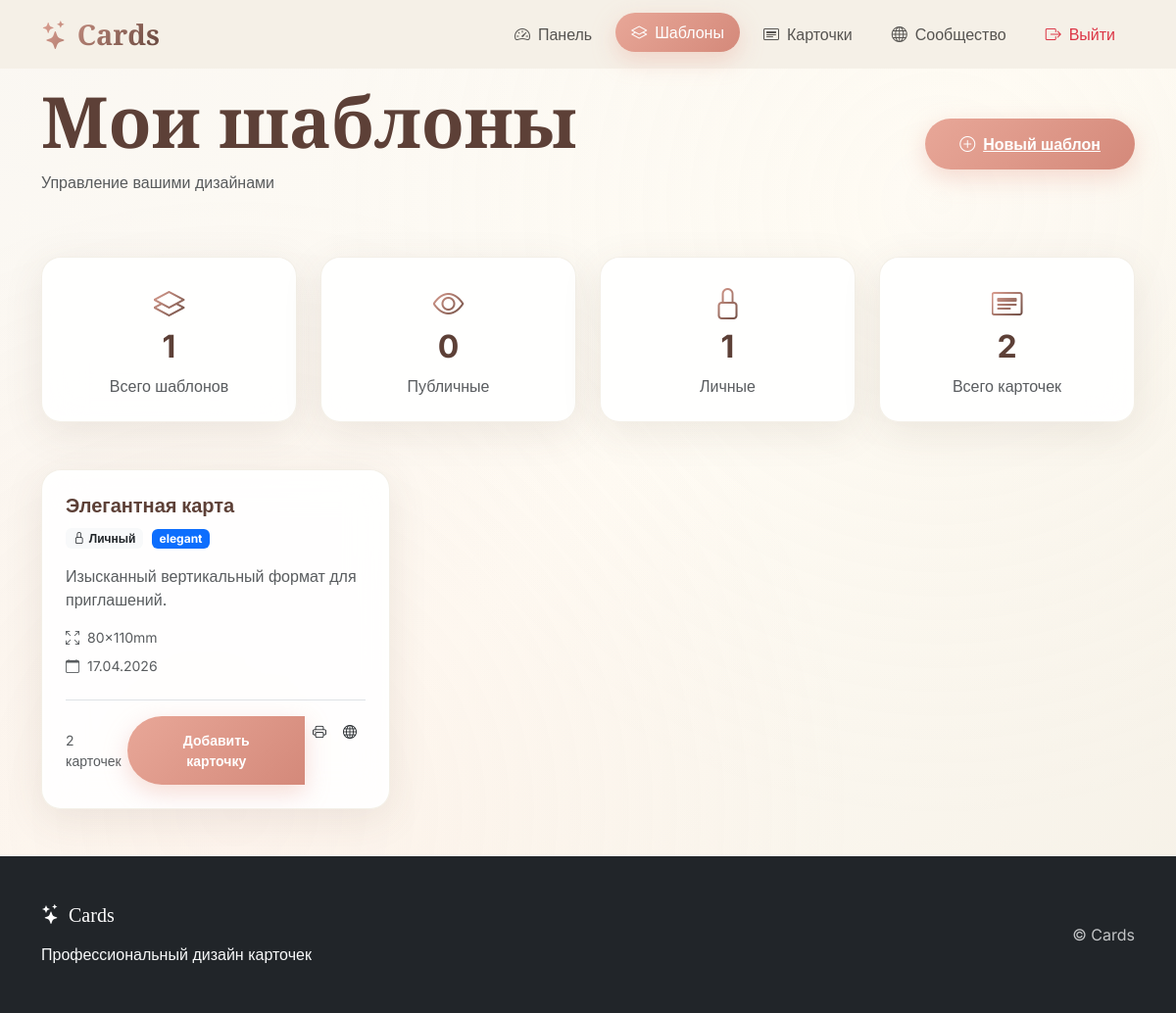
Screenshot of /templates/my_templates (signed in) with the database file from the repository.
### card_data/cards.py (models this page shows)
class Template(SqlAlchemyBase):
    __tablename__ = 'templates'
    id = sqlalchemy.Column(sqlalchemy.Integer,
                           primary_key=True, autoincrement=True)
    name = sqlalchemy.Column(sqlalchemy.String, nullable=True)
    width = sqlalchemy.Column(sqlalchemy.Integer, default=63)
    height = sqlalchemy.Column(sqlalchemy.Integer, default=88)
    background_color = sqlalchemy.Column(sqlalchemy.String, default='#FFFFFF')
    back_title = sqlalchemy.Column(sqlalchemy.String, default='Название игры')
    back_background_color = sqlalchemy.Column(sqlalchemy.String, default='#FFFFFF')
    back_image_filename = sqlalchemy.Column(sqlalchemy.String, nullable=True)
    back_title_x = sqlalchemy.Column(sqlalchemy.Integer, default=10)
    back_title_y = sqlalchemy.Column(sqlalchemy.Integer, default=10)
    back_title_font_size = sqlalchemy.Column(sqlalchemy.Integer, default=16)
    back_image_x = sqlalchemy.Column(sqlalchemy.Integer, default=10)
    back_image_y = sqlalchemy.Column(sqlalchemy.Integer, default=40)
    back_image_width = sqlalchemy.Column(sqlalchemy.Integer, default=80)
    back_image_height = sqlalchemy.Column(sqlalchemy.Integer, default=80)
    is_private = sqlalchemy.Column(sqlalchemy.Boolean, default=True)
    category = sqlalchemy.Column(sqlalchemy.String, default='other')
    tags = sqlalchemy.Column(sqlalchemy.String, nullable=True)
    description = sqlalchemy.Column(sqlalchemy.String, nullable=True)
    likes_count = sqlalchemy.Column(sqlalchemy.Integer, default=0)
    views_count = sqlalchemy.Column(sqlalchemy.Integer, default=0)
    created_date = sqlalchemy.Column(sqlalchemy.DateTime,
                                     default=datetime.datetime.now)
    user_id = sqlalchemy.Column(sqlalchemy.Integer,
                                sqlalchemy.ForeignKey("users.id"))
    user = orm.relationship('User', back_populates='templates')
    cards = orm.relationship("Card", back_populates='template')

### logics/templates_logic.py (the view)
@templates_bp.route('/my_templates')
@login_required
def my_templates():
    db_sess = create_session()
    try:
        templates = db_sess.query(Template).options(
            joinedload(Template.cards)
        ).filter(Template.user_id == current_user.id).all()
        total_cards = sum(len(template.cards) for template in templates)
        return render_template('my_templates.html',
                               title='Мои шаблоны',
                               templates=templates,
                               total_cards=total_cards)
    except Exception as e:
        flash(f'Ошибка при загрузке шаблонов: {e}', 'error')
        return render_template('my_templates.html',
                               title='Мои шаблоны',
                               templates=[],
                               total_cards=0)
    finally:
        db_sess.close()

### card_data/db_session.py (called while the page is built)
def create_session() -> Session:
    global __factory
    return __factory()

### main.py (called while the page is built)
@login_manager.user_loader
def load_user(user_id):
    db_sess = db_session.create_session()
    from card_data.users import User
    try:
        user = db_sess.query(User).get(user_id)
        return user
    finally:
        db_sess.close()

### templates/my_templates.html (shortened to what this page needs)
{% extends "base.html" %}
{% block content %}
<div class="container">
    <div class="d-flex justify-content-between align-items-center mb-5">
        <div>
            <h1 class="display-font fw-bold mb-2 display-2">Мои шаблоны</h1>
            <p class="text-muted">Управление вашими дизайнами</p>
        </div>
        <a href="{{ url_for('templates.create_template') }}" class="btn-premium">
            <i class="bi bi-plus-circle me-2"></i>Новый шаблон
        </a>
    </div>
    <div class="row g-4 mb-5">
        <div class="col-md-3">
            <div class="premium-card p-4 text-center">
                <i class="bi bi-layers fs-2 text-gradient mb-3"></i>
                <h3 class="h2 fw-bold">{{ templates|length }}</h3>
                <p class="text-muted mb-0">Всего шаблонов</p>
            </div>
        </div>
        <div class="col-md-3">
            <div class="premium-card p-4 text-center">
                <i class="bi bi-eye fs-2 text-gradient mb-3"></i>
                <h3 class="h2 fw-bold">{{ templates|selectattr("is_private", "equalto", false)|list|length }}</h3>
                <p class="text-muted mb-0">Публичные</p>
            </div>
        </div>
        <div class="col-md-3">
            <div class="premium-card p-4 text-center">
                <i class="bi bi-lock fs-2 text-gradient mb-3"></i>
                <h3 class="h2 fw-bold">{{ templates|selectattr("is_private", "equalto", true)|list|length }}</h3>
                <p class="text-muted mb-0">Личные</p>
            </div>
        </div>
        <div class="col-md-3">
            <div class="premium-card p-4 text-center">
                <i class="bi bi-card-heading fs-2 text-gradient mb-3"></i>
                <h3 class="h2 fw-bold">{{ total_cards }}</h3>
                <p class="text-muted mb-0">Всего карточек</p>
            </div>
        </div>
    </div>
    {% if templates %}
    <div class="row g-4">
        {% for template in templates %}
        <div class="col-md-6 col-lg-4">
            <div class="premium-card h-100">
                <div class="p-4">
                    <div class="d-flex justify-content-between align-items-start mb-3">
                        <div>
                            <h5 class="fw-bold mb-2">{{ template.name }}</h5>
                            <span class="badge {% if template.is_private %}bg-light text-dark{% else %}bg-success{% endif %}">
                                {% if template.is_private %}
                                    <i class="bi bi-lock me-1"></i>Личный
                                {% else %}
                                    <i class="bi bi-globe me-1"></i>Публичный
                                {% endif %}
                            </span>
                            {% if template.category %}
                            <span class="badge bg-primary ms-1">
                                {{ template.category }}
                            </span>
                            {% endif %}
                        </div>
                    </div>
                    {% if template.description %}
                    <p class="text-muted mb-3">{{ template.description|truncate(100) }}</p>
                    {% endif %}
                    <div class="mb-4">
                        <div class="d-flex align-items-center text-muted small mb-2">
                            <i class="bi bi-arrows-fullscreen me-2"></i>
                            <span>{{ template.width }}×{{ template.height }}mm</span>
                        </div>
                        <div class="d-flex align-items-center text-muted small">
                            <i class="bi bi-calendar me-2"></i>
                            <span>{{ template.created_date.strftime('%d.%m.%Y') }}</span>
                        </div>
                    </div>
                    <div class="d-flex justify-content-between align-items-center border-top pt-3">
                        <span class="text-muted small">
                            {{ template.cards|length }} карточек
                        </span>
                        <div class="btn-group">
                            <a href="{{ url_for('cards.create_card', template_id=template.id) }}"
                               class="btn btn-sm btn-premium">
                                Добавить карточку
                            </a>
                            <a href="{{ url_for('cards.print_cards', template_id=template.id) }}"
                               class="btn btn-sm btn-outline-premium">
                                <i class="bi bi-printer"></i>
                            </a>
                            <a href="{{ url_for('templates.toggle_template_visibility', template_id=template.id) }}"
                               class="btn btn-sm btn-outline-premium">
                                {% if template.is_private %}
                                    <i class="bi bi-globe"></i>
                                {% else %}
                                    <i class="bi bi-lock"></i>
                                {% endif %}
                            </a>
                        </div>
                    </div>
                </div>
            </div>
        </div>
        {% endfor %}
    </div>
    {% endif %}
</div>
{% endblock %}

### templates/base.html (style rules this page uses)
:root { --coral-primary: #E8A798; --coral-light: #F4C8BD; --coral-dark: #D4897A; --beige-primary: #F5F0E6; --beige-light: #FAF7F2; --beige-dark: #E8DFD0; --sand: #E8D5C4; --cream: #FFFCF5; --text-dark: #5D4037; --text-light: #8D6E63; }
body { font-family: 'Inter', sans-serif; background: linear-gradient(135deg, var(--beige-light) 0%, var(--cream) 50%, var(--beige-primary) 100%); background-attachment: fixed; color: var(--text-dark); overflow-x: hidden; }
.display-font { font-family: 'Playfair Display', serif; }
.premium-card { background: rgba(255, 255, 255, 0.9); backdrop-filter: blur(20px); border: 1px solid rgba(232, 223, 208, 0.5); border-radius: 20px; box-shadow: 0 10px 40px rgba(93, 64, 55, 0.1), 0 2px 10px rgba(255, 255, 255, 0.5) inset; transition: all 0.5s cubic-bezier(0.4, 0, 0.2, 1); position: relative; overflow: hidden; }
.premium-card::before { content: ''; position: absolute; top: 0; left: -100%; width: 100%; height: 100%; background: linear-gradient(90deg, transparent, rgba(255, 255, 255, 0.4), transparent); transition: left 0.8s; }
.btn-premium { background: linear-gradient(135deg, var(--coral-primary), var(--coral-dark)); border: none; color: white; font-weight: 600; padding: 14px 35px; border-radius: 50px; transition: all 0.4s cubic-bezier(0.4, 0, 0.2, 1); position: relative; overflow: hidden; box-shadow: 0 8px 25px rgba(232, 167, 152, 0.4); }
.btn-premium::before { content: ''; position: absolute; top: 0; left: -100%; width: 100%; height: 100%; background: linear-gradient(90deg, transparent, rgba(255, 255, 255, 0.3), transparent); transition: left 0.6s; }
.text-gradient { background: linear-gradient(135deg, var(--coral-primary), var(--text-dark)); -webkit-background-clip: text; -webkit-text-fill-color: transparent; position: relative; }

### rows the page displays
Template: name "Элегантная карта", is_private True (drawn), category "elegant", description "Изысканный вертикальный формат для приглашений.", width "80", height "110", created_date "17.04.2026", cards|length "2"

### other values shown
{{ templates|length }} "1"
{{ templates|selectattr("is_private", "equalto", false)|list|length }} "0"
{{ templates|selectattr("is_private", "equalto", true)|list|length }} "1"
{{ total_cards }} "2"
